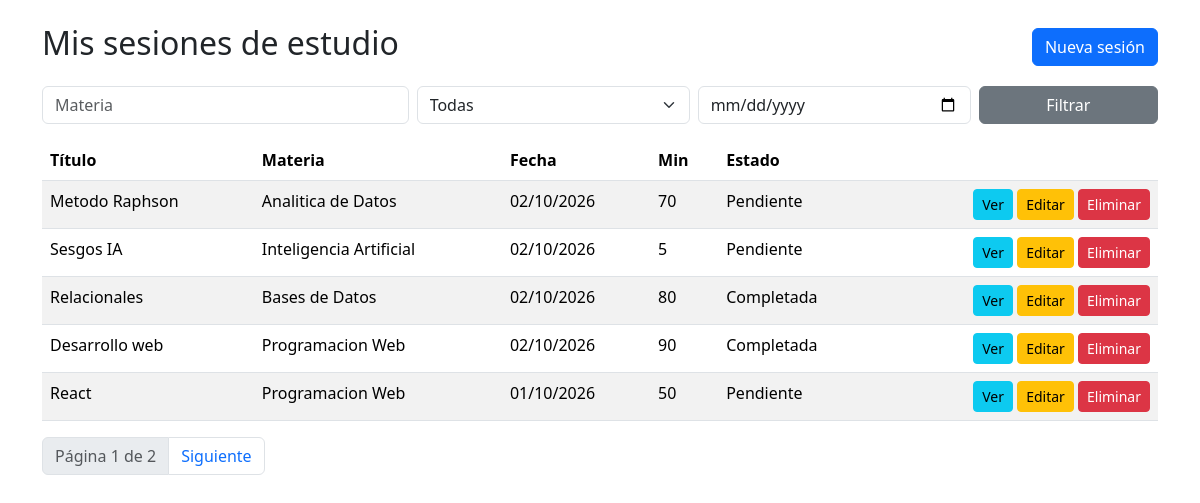
The app's page / (signed in) with its own data.
### modulo/models.py (models this page shows, shortened)
class SesionEstudio(models.Model):
    usuario = models.ForeignKey(User, on_delete=models.CASCADE, related_name='sesiones')
    titulo = models.CharField(max_length=100)
    materia = models.CharField(max_length=60)
    fecha = models.DateField()
    duracion_minutos = models.PositiveIntegerField(
        validators=[MinValueValidator(5), MaxValueValidator(600)]
    )
    completada = models.BooleanField(default=False)
    notas = models.TextField(blank=True)
    class Meta:
        ordering = ['-fecha', '-id']

### modulo/views.py (the view)
# urls.py: path('', views.sesion_lista, name='sesion_lista'),
@login_required
def sesion_lista(request):
    sesiones = SesionEstudio.objects.filter(usuario=request.user)
    materia = request.GET.get('materia', '').strip()
    estado = request.GET.get('estado', '')
    desde = request.GET.get('desde', '')
    if materia:
        sesiones = sesiones.filter(materia__icontains=materia)
    if estado == '1':
        sesiones = sesiones.filter(completada=True)
    elif estado == '0':
        sesiones = sesiones.filter(completada=False)
    if desde:
        sesiones = sesiones.filter(fecha__gte=desde)
    page_obj = Paginator(sesiones, 5).get_page(request.GET.get('page'))
    params = request.GET.copy()
    params.pop('page', None)
    return render(request, 'sesion_lista.html', {
        'page_obj': page_obj,
        'querystring': params.urlencode(),
        'materia': materia,
        'estado': estado,
        'desde': desde,
    })

### modulo/templates/sesion_lista.html (shortened to what this page needs)
{% extends 'base.html' %}
{% block content %}
<div class="d-flex justify-content-between align-items-center mb-3">
    <h2>Mis sesiones de estudio</h2>
    <a href="{% url 'sesion_crear' %}" class="btn btn-primary">Nueva sesión</a>
</div>
<form method="get" class="row g-2 mb-3">
    <div class="col-md-4">
        <input type="text" name="materia" value="{{ materia }}" class="form-control" placeholder="Materia">
    </div>
    <div class="col-md-3">
        <select name="estado" class="form-select">
            <option value="">Todas</option>
        </select>
    </div>
    <div class="col-md-3">
        <input type="date" name="desde" value="{{ desde }}" class="form-control">
    </div>
    <div class="col-md-2">
        <button class="btn btn-secondary w-100">Filtrar</button>
    </div>
</form>
<table class="table table-striped">
    <thead>
        <tr><th>Título</th><th>Materia</th><th>Fecha</th><th>Min</th><th>Estado</th><th></th></tr>
    </thead>
    <tbody>
    {% for s in page_obj %}
        <tr>
            <td>{{ s.titulo }}</td>
            <td>{{ s.materia }}</td>
            <td>{{ s.fecha|date:"d/m/Y" }}</td>
            <td>{{ s.duracion_minutos }}</td>
            <td>{% if s.completada %}Completada{% else %}Pendiente{% endif %}</td>
            <td class="text-end">
                <a href="{% url 'sesion_detalle' s.pk %}" class="btn btn-sm btn-info">Ver</a>
                <a href="{% url 'sesion_editar' s.pk %}" class="btn btn-sm btn-warning">Editar</a>
                <a href="{% url 'sesion_eliminar' s.pk %}" class="btn btn-sm btn-danger">Eliminar</a>
            </td>
        </tr>
    {% empty %}
        <tr><td colspan="6" class="text-center">No hay registros.</td></tr>
    {% endfor %}
    </tbody>
</table>
<nav>
    <ul class="pagination">
        <li class="page-item disabled"><span class="page-link">Página {{ page_obj.number }} de {{ page_obj.paginator.num_pages }}</span></li>
        {% if page_obj.has_next %}
            <li class="page-item"><a class="page-link" href="?{% if querystring %}{{ querystring }}&{% endif %}page={{ page_obj.next_page_number }}">Siguiente</a></li>
        {% endif %}
    </ul>
</nav>
{% endblock %}

### modulo/templates/base.html (shortened to what this page needs)
<!DOCTYPE html>
<html lang="en">
<head>
    <link href="https://cdn.jsdelivr.net/npm/bootstrap@5.3.3/dist/css/bootstrap.min.css" rel="stylesheet">
</head>
<body>
    <div class = "container py-4">
        {% block content %}
        {% endblock %}
    </div>
</body>
</html>

### records on screen
SesionEstudio: titulo "Metodo Raphson", materia "Analitica de Datos", fecha "02/10/2026", duracion_minutos "70", completada "Pendiente"
SesionEstudio: titulo "Sesgos IA", materia "Inteligencia Artificial", fecha "02/10/2026", duracion_minutos "5", completada "Pendiente"
SesionEstudio: titulo "Relacionales", materia "Bases de Datos", fecha "02/10/2026", duracion_minutos "80", completada "Completada"
SesionEstudio: titulo "Desarrollo web", materia "Programacion Web", fecha "02/10/2026", duracion_minutos "90", completada "Completada"
SesionEstudio: titulo "React", materia "Programacion Web", fecha "01/10/2026", duracion_minutos "50", completada "Pendiente"

### other values on screen
{{ page_obj.number }} "1"
{{ page_obj.paginator.num_pages }} "2"
